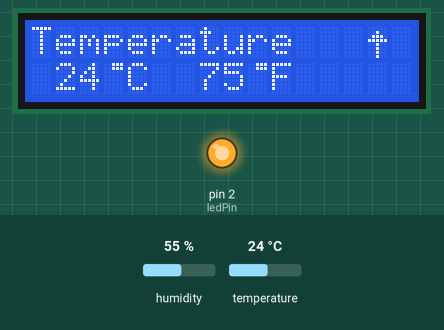
Recording of a sketch running on a simulated Arduino Uno, built with avr-gcc and run on an emulated ATmega328P. Parts: 16×2 character LCD, output pins drawn as LEDs (lit = HIGH). Inputs (shaded band) come from the test bench; at power-on: temperature 24 °C, humidity 55 %. What the sketch prints to the serial monitor is not drawn.

Above: at 1.2 s.
1.3 s: temperature set to 21.3 °C
At 2.8 s:
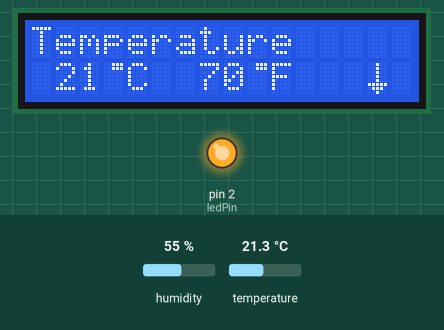
4.1 s: temperature set to 20.5 °C
At 5.1 s:
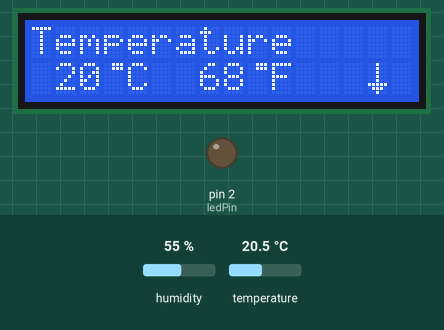
6.9 s: temperature set to 12 °C
At 9.6 s:
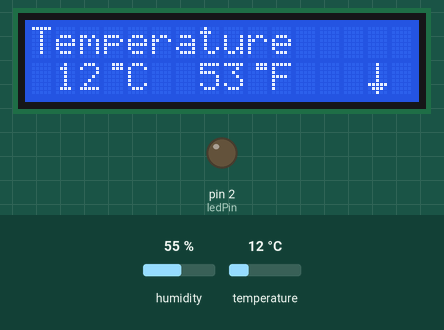
9.9 s: temperature set to 19 °C
At 23.2 s:
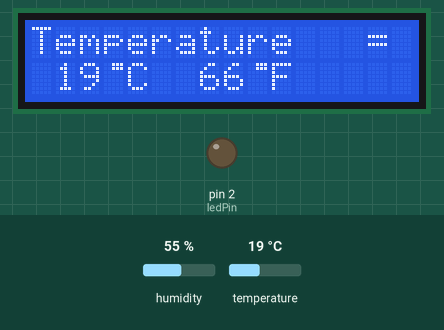
Timing chart, 0 to 24.7 s (numbered marks = the images above; inputs shaded):
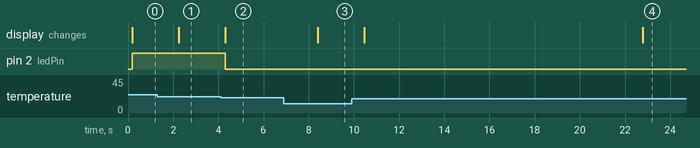

Measured:
- the behaviour switches between 21 and 20.9 °C on temperature (found by bisection; images 1 and 2)
- after the input at 1.3 s, the display: changes after 0.95 s (image 1)
- after the input at 4.1 s, pin 2 (ledPin): HIGH → LOW after 0.20 s; the display: changes after 0.20 s (image 2)
- after the input at 6.9 s, the display: changes after 1.5 s (image 3)
- after the input at 9.9 s, the display: first changes after 0.56 s (image 4 shows a later state)

The sketch:

Temperature_Monitoring_System.ino
```cpp
/*
 * Temperature Monitoring System with LCD Display and LED Indicator
 *
 * Description:
 * This program reads temperature and humidity data from a DHT22 sensor and displays the results on a 16x2 LCD screen.
 * It also provides visual feedback on temperature changes using custom arrows (up/down) and adjusts the brightness
 * of an LED according to the temperature value using Pulse Width Modulation (PWM).
 *
 * Hardware Components:
 * - DHT22 (AM2302) Temperature and Humidity Sensor
 * - 16x2 LCD Display (Hitachi HD44780 driver)
 * - LED for visual indication of temperature
 *
 * Connections:
 * - DHT22 Sensor:
 *   - Data pin connected to GPIO 4
 *   - Power (VCC) and Ground (GND) connected to the appropriate rails
 *
 * - LCD Display:
 *   - RS (Register Select): GPIO 12
 *   - EN (Enable): GPIO 14
 *   - D4: GPIO 26
 *   - D5: GPIO 27
 *   - D6: GPIO 25
 *   - D7: GPIO 33
 *   - Power (VCC) and Ground (GND) connected to the appropriate rails
 *
 * - LED:
 *   - Positive (Anode) connected to GPIO 2
 *   - Negative (Cathode) connected to Ground (GND)
 *
 * Custom LCD Characters:
 * - Degree symbol (°)
 * - Up arrow (for increasing temperature indication)
 * - Down arrow (for decreasing temperature indication)
 *
 * Features:
 * - Displays real-time temperature in Celsius and Fahrenheit, and indicates temperature trend.
 * - Displays "Failed to read" if sensor communication fails.
 * - Adjusts LED brightness based on temperature (using PWM).
 * - Uses custom characters to display up/down arrows or equal signs for temperature trend.
 *
 * Libraries:
 * - LiquidCrystal.h: For controlling the 16x2 LCD.
 * - DHT.h: For reading temperature and humidity data from the DHT22 sensor.
 *
 * Author: Myo Min Thant
 * Date: 10 Oct 2024
 */

// Rest of the code goes here...

#include <LiquidCrystal.h>
#include "DHT.h"

// Define the pin for the DHT sensor and type
#define DHTPIN 4
#define DHTTYPE DHT22  // DHT 22 (AM2302), AM2321

// Define the LCD pin connections
const int rs = 12, en = 14, d4 = 26, d5 = 27, d6 = 25, d7 = 33;
LiquidCrystal lcd(rs, en, d4, d5, d6, d7);  // Initialize the LCD

DHT dht(DHTPIN, DHTTYPE);  // Initialize the DHT sensor

// Custom characters for degree symbol, up arrow, and down arrow
byte degree[8] = {
  0b00111,
  0b00111,
  0b00000,
  0b00000,
  0b00000,
  0b00000,
  0b00000,
  0b00000
};

byte upArrow[8] = {
  B00000,
  B00100,
  B01110,
  B11111,
  B00100,
  B00100,
  B00100,
  B00100
};

byte downArrow[8] = {
  B00100,
  B00100,
  B00100,
  B00100,
  B00100,
  B11111,
  B01110,
  B00100
};

// Global variables to track temperature changes and display state
bool display_count = false;
int previousTemp = 0;
int tempEqualCount = 0;

// LED pin for PWM control
const int ledPin = 2;

void setup() {
  Serial.begin(9600);           // Initialize serial communication
  lcd.begin(16, 2);             // Initialize the LCD with 16 columns and 2 rows
  dht.begin();                  // Initialize the DHT sensor

  // Create custom characters on the LCD
  lcd.createChar(0, degree);
  lcd.createChar(1, upArrow);
  lcd.createChar(2, downArrow);

  pinMode(ledPin, OUTPUT);      // Set LED pin as output
}

void loop() {
  delay(100);

  // Read humidity and temperature from the DHT sensor
  float humidity = dht.readHumidity();
  float tempC = dht.readTemperature();     // Temperature in Celsius
  float tempF = dht.readTemperature(true); // Temperature in Fahrenheit

  // Check if the reading failed and handle error display
  if (isnan(humidity) || isnan(tempC) || isnan(tempF)) {
    Serial.println(F("Failed to read from DHT sensor!"));

    if (display_count) {
      lcd.clear();
      display_count = false;
    } else {
      lcd.setCursor(0, 0);
      lcd.print("Failed to read");
      lcd.setCursor(0, 1);
      lcd.print("from DHT sensor!");
      display_count = true;
    }
    delay(200);
    return;
  }

  // Calculate the heat index for both Celsius and Fahrenheit
  float heatIndexC = dht.computeHeatIndex(tempC, humidity, false);
  float heatIndexF = dht.computeHeatIndex(tempF, humidity);

  // Print sensor data to the Serial monitor
  Serial.print(F("Humidity: "));
  Serial.print(humidity);
  Serial.print(F("%  Temperature: "));
  Serial.print(tempC);
  Serial.print(F("°C "));
  Serial.print(tempF);
  Serial.print(F("°F  Heat index: "));
  Serial.print(heatIndexC);
  Serial.print(F("°C "));
  Serial.print(heatIndexF);
  Serial.println(F("°F"));

  // Display temperature on the LCD in both Celsius and Fahrenheit
  lcd.setCursor(0, 0);
  lcd.print("Temperature ");

  lcd.setCursor(0, 1);
  displayFormattedTemperature(int(tempC), "C");
  lcd.setCursor(6, 1);
  displayFormattedTemperature(int(tempF), "F");

  // Handle temperature trend display (up/down arrow or equal sign)
  handleTemperatureTrend(int(tempC));

  // Adjust LED brightness based on temperature using PWM
  int pwmValue = map(int(tempC), -40, 80, 0, 255);
  analogWrite(ledPin, pwmValue);
}

// Function to display temperature with proper spacing and units
void displayFormattedTemperature(int temp, const char* unit) {
  if (temp < 0 && temp > -10) lcd.print(" ");
  else if (temp >= 0 && temp < 10) lcd.print("  ");
  else if (temp > 9 && temp < 100) lcd.print(" ");

  lcd.print(temp);
  lcd.write(byte(0));  // Display degree symbol
  lcd.print(unit);     // Display unit (C or F)
}

// Function to display arrows based on temperature change
void handleTemperatureTrend(int currentTemp) {
  if (currentTemp < previousTemp) {
    lcd.setCursor(14, 0);
    lcd.write(" ");
    lcd.setCursor(14, 1);
    lcd.write(byte(2));  // Down arrow
    previousTemp = currentTemp;
    tempEqualCount = 0;
  } else if (currentTemp > previousTemp) {
    lcd.setCursor(14, 1);
    lcd.write(" ");
    lcd.setCursor(14, 0);
    lcd.write(byte(1));  // Up arrow
    previousTemp = currentTemp;
    tempEqualCount = 0;
  } else if (currentTemp == previousTemp) {
    if (tempEqualCount > 500) tempEqualCount = 0;

    if (tempEqualCount > 100 && tempEqualCount < 150) {
      lcd.setCursor(14, 1);
      lcd.write(" ");
      lcd.setCursor(14, 0);
      lcd.write("=");
    } else if (tempEqualCount > 200) {
      lcd.setCursor(14, 1);
      lcd.write(" ");
      lcd.setCursor(14, 0);
      lcd.write(" ");
    }

    tempEqualCount++;
  }
}
```
